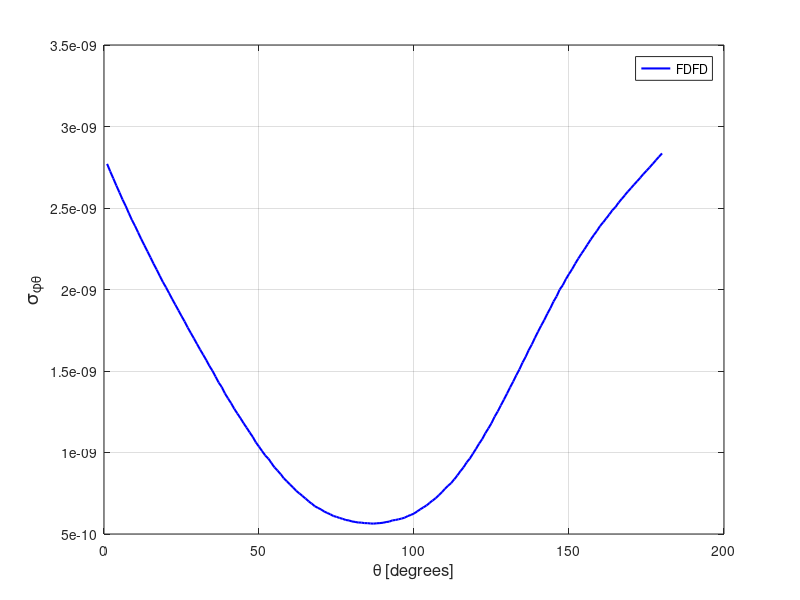

Reproduce this figure in MATLAB.
spt = [ 
    1  0.27707305E-08
    2  0.27246250E-08
    3  0.26812617E-08
    4  0.26370015E-08
    5  0.25945848E-08
    6  0.25511806E-08
    7  0.25123856E-08
    8  0.24686866E-08
    9  0.24266724E-08
   10  0.23903866E-08
   11  0.23501401E-08
   12  0.23097324E-08
   13  0.22718962E-08
   14  0.22342672E-08
   15  0.21964390E-08
   16  0.21575264E-08
   17  0.21217113E-08
   18  0.20833317E-08
   19  0.20457409E-08
   20  0.20130011E-08
   21  0.19774016E-08
   22  0.19411912E-08
   23  0.19069128E-08
   24  0.18722441E-08
   25  0.18372135E-08
   26  0.18038716E-08
   27  0.17667608E-08
   28  0.17330064E-08
   29  0.16999672E-08
   30  0.16655261E-08
   31  0.16315208E-08
   32  0.15995181E-08
   33  0.15666825E-08
   34  0.15311278E-08
   35  0.15007381E-08
   36  0.14650177E-08
   37  0.14290057E-08
   38  0.14009489E-08
   39  0.13626330E-08
   40  0.13317255E-08
   41  0.13022836E-08
   42  0.12688300E-08
   43  0.12394334E-08
   44  0.12111211E-08
   45  0.11805791E-08
   46  0.11522953E-08
   47  0.11231857E-08
   48  0.10951786E-08
   49  0.10615671E-08
   50  0.10362298E-08
   51  0.10086296E-08
   52  0.98212005E-09
   53  0.96305697E-09
   54  0.93568298E-09
   55  0.90857066E-09
   56  0.88888719E-09
   57  0.86692259E-09
   58  0.84203972E-09
   59  0.82320400E-09
   60  0.80387091E-09
   61  0.78549744E-09
   62  0.76527806E-09
   63  0.74945988E-09
   64  0.73373385E-09
   65  0.71786288E-09
   66  0.70042711E-09
   67  0.68645511E-09
   68  0.67031525E-09
   69  0.66032702E-09
   70  0.65090611E-09
   71  0.63815608E-09
   72  0.62931743E-09
   73  0.62081967E-09
   74  0.61059330E-09
   75  0.60511290E-09
   76  0.59840233E-09
   77  0.59289662E-09
   78  0.58594141E-09
   79  0.58318966E-09
   80  0.57700877E-09
   81  0.57413185E-09
   82  0.57045763E-09
   83  0.56995730E-09
   84  0.56679034E-09
   85  0.56652116E-09
   86  0.56446481E-09
   87  0.56373883E-09
   88  0.56573335E-09
   89  0.56694532E-09
   90  0.56903532E-09
   91  0.57326710E-09
   92  0.57592348E-09
   93  0.58338534E-09
   94  0.58593258E-09
   95  0.59011546E-09
   96  0.59479727E-09
   97  0.60023131E-09
   98  0.61014427E-09
   99  0.61718791E-09
  100  0.62556188E-09
  101  0.63823513E-09
  102  0.65123418E-09
  103  0.66318501E-09
  104  0.67467271E-09
  105  0.69032413E-09
  106  0.70556627E-09
  107  0.71952172E-09
  108  0.73790823E-09
  109  0.75662310E-09
  110  0.77718643E-09
  111  0.79601353E-09
  112  0.81295998E-09
  113  0.83555174E-09
  114  0.85976465E-09
  115  0.88636332E-09
  116  0.90959223E-09
  117  0.93944796E-09
  118  0.96238417E-09
  119  0.99265995E-09
  120  0.10225012E-08
  121  0.10545252E-08
  122  0.10818029E-08
  123  0.11179010E-08
  124  0.11480588E-08
  125  0.11800352E-08
  126  0.12194868E-08
  127  0.12514714E-08
  128  0.12886013E-08
  129  0.13244613E-08
  130  0.13613121E-08
  131  0.13993521E-08
  132  0.14353990E-08
  133  0.14740412E-08
  134  0.15095745E-08
  135  0.15512565E-08
  136  0.15862983E-08
  137  0.16278160E-08
  138  0.16625059E-08
  139  0.17030081E-08
  140  0.17409125E-08
  141  0.17777795E-08
  142  0.18120159E-08
  143  0.18509585E-08
  144  0.18855986E-08
  145  0.19260153E-08
  146  0.19577604E-08
  147  0.19996840E-08
  148  0.20266107E-08
  149  0.20636859E-08
  150  0.20951398E-08
  151  0.21244912E-08
  152  0.21585473E-08
  153  0.21898372E-08
  154  0.22193956E-08
  155  0.22471132E-08
  156  0.22771163E-08
  157  0.23063522E-08
  158  0.23338298E-08
  159  0.23596294E-08
  160  0.23886289E-08
  161  0.24117179E-08
  162  0.24358955E-08
  163  0.24604914E-08
  164  0.24862929E-08
  165  0.25058908E-08
  166  0.25330258E-08
  167  0.25552880E-08
  168  0.25782021E-08
  169  0.26014004E-08
  170  0.26222962E-08
  171  0.26433149E-08
  172  0.26651792E-08
  173  0.26857254E-08
  174  0.27084543E-08
  175  0.27291391E-08
  176  0.27489655E-08
  177  0.27703599E-08
  178  0.27929226E-08
  179  0.28135161E-08
  180  0.28349818E-08
  181  0.28568081E-08
  182  0.28763398E-08
  183  0.29012883E-08
  184  0.29232181E-08
  185  0.29452125E-08
  186  0.29707761E-08
  187  0.29922298E-08
  188  0.30160046E-08
  189  0.30401250E-08
  190  0.30645946E-08
  191  0.30884379E-08
  192  0.31139729E-08
  193  0.31367204E-08
  194  0.31629712E-08
  195  0.31893570E-08
  196  0.32137062E-08
  197  0.32412508E-08
  198  0.32655136E-08
  199  0.32907022E-08
  200  0.33199976E-08
  201  0.33440122E-08
  202  0.33695262E-08
  203  0.33968621E-08
  204  0.34237517E-08
  205  0.34491883E-08
  206  0.34703831E-08
  207  0.34980552E-08
  208  0.35205714E-08
  209  0.35448464E-08
  210  0.35679859E-08
  211  0.35935146E-08
  212  0.36134729E-08
  213  0.36409868E-08
  214  0.36567798E-08
  215  0.36711718E-08
  216  0.36936891E-08
  217  0.37107739E-08
  218  0.37265586E-08
  219  0.37446806E-08
  220  0.37602739E-08
  221  0.37742747E-08
  222  0.37860359E-08
  223  0.37932852E-08
  224  0.38056713E-08
  225  0.38123358E-08
  226  0.38190411E-08
  227  0.38279442E-08
  228  0.38321915E-08
  229  0.38354555E-08
  230  0.38399506E-08
  231  0.38391339E-08
  232  0.38408201E-08
  233  0.38406465E-08
  234  0.38440926E-08
  235  0.38269179E-08
  236  0.38245709E-08
  237  0.38270853E-08
  238  0.38225072E-08
  239  0.38099830E-08
  240  0.38047832E-08
  241  0.38023380E-08
  242  0.37905905E-08
  243  0.37885930E-08
  244  0.37766923E-08
  245  0.37700305E-08
  246  0.37587089E-08
  247  0.37493884E-08
  248  0.37461745E-08
  249  0.37368322E-08
  250  0.37275871E-08
  251  0.37197174E-08
  252  0.37043841E-08
  253  0.36992061E-08
  254  0.36951224E-08
  255  0.36928074E-08
  256  0.36862344E-08
  257  0.36825683E-08
  258  0.36715981E-08
  259  0.36706669E-08
  260  0.36717636E-08
  261  0.36766454E-08
  262  0.36693351E-08
  263  0.36698451E-08
  264  0.36862158E-08
  265  0.36883299E-08
  266  0.36928136E-08
  267  0.36905776E-08
  268  0.37022463E-08
  269  0.37196515E-08
  270  0.37266403E-08
  271  0.37440393E-08
  272  0.37596184E-08
  273  0.37704750E-08
  274  0.37858250E-08
  275  0.37998711E-08
  276  0.38176537E-08
  277  0.38345727E-08
  278  0.38579699E-08
  279  0.38911017E-08
  280  0.39037356E-08
  281  0.39302916E-08
  282  0.39597761E-08
  283  0.39812114E-08
  284  0.40086707E-08
  285  0.40430357E-08
  286  0.40627652E-08
  287  0.40964818E-08
  288  0.41244395E-08
  289  0.41508388E-08
  290  0.41821289E-08
  291  0.42112669E-08
  292  0.42445505E-08
  293  0.42689479E-08
  294  0.42965760E-08
  295  0.43288853E-08
  296  0.43527755E-08
  297  0.43836494E-08
  298  0.44156852E-08
  299  0.44370192E-08
  300  0.44675672E-08
  301  0.44868966E-08
  302  0.45144009E-08
  303  0.45283945E-08
  304  0.45510311E-08
  305  0.45640820E-08
  306  0.45850874E-08
  307  0.45919450E-08
  308  0.46037099E-08
  309  0.46236051E-08
  310  0.46239919E-08
  311  0.46247028E-08
  312  0.46387161E-08
  313  0.46330517E-08
  314  0.46321058E-08
  315  0.46314539E-08
  316  0.46292188E-08
  317  0.46162025E-08
  318  0.45951301E-08
  319  0.45849711E-08
  320  0.45687036E-08
  321  0.45528696E-08
  322  0.45286295E-08
  323  0.45066284E-08
  324  0.44793005E-08
  325  0.44449040E-08
  326  0.44264912E-08
  327  0.43918655E-08
  328  0.43528572E-08
  329  0.43189066E-08
  330  0.42816679E-08
  331  0.42417994E-08
  332  0.41942112E-08
  333  0.41524078E-08
  334  0.41134656E-08
  335  0.40645061E-08
  336  0.40129762E-08
  337  0.39682324E-08
  338  0.39204013E-08
  339  0.38728030E-08
  340  0.38228243E-08
  341  0.37733532E-08
  342  0.37204699E-08
  343  0.36647765E-08
  344  0.36170635E-08
  345  0.35605103E-08
  346  0.35111938E-08
  347  0.34575751E-08
  348  0.34056380E-08
  349  0.33564000E-08
  350  0.33042125E-08
  351  0.32570007E-08
  352  0.32033332E-08
  353  0.31534777E-08
  354  0.31053922E-08
  355  0.30551799E-08
  356  0.30057505E-08
  357  0.29573388E-08
  358  0.29148151E-08
  359  0.28658973E-08
  360  0.28159695E-08
 ]; 
plot(spt(1:180,1),spt(1:180,2),'b-','linewidth',1.5 ); 
grid on 
legend('FDFD');
xlabel('\theta [degrees]','FontSize',12);
ylabel('\sigma_{\phi\theta}','FontSize',14);
